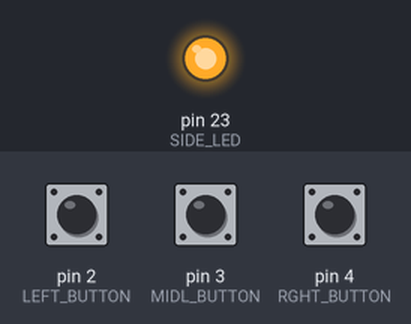
Bench run of a sketch on a simulated Arduino Leonardo, built with avr-gcc and run on an emulated ATmega32U4. Parts: output pins drawn as LEDs (lit = HIGH). The test bench sets the inputs (shaded band); at power-on: pin 2 (LEFT_BUTTON) HIGH, pin 3 (MIDL_BUTTON) HIGH, pin 4 (RGHT_BUTTON) HIGH. USB keyboard and mouse output is not drawn.

Above: at 1.2 s.
1.3 s: pin 2 (LEFT_BUTTON) pulled LOW for 0.15 s
At 1.7 s:
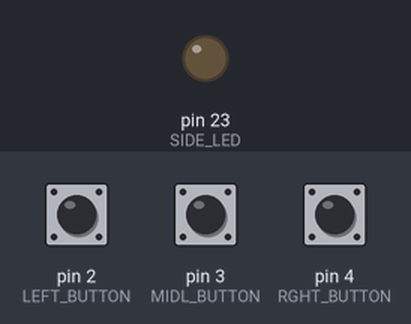
3.3 s: pin 2 (LEFT_BUTTON) pulled LOW for 3.2 s
At 7.8 s:
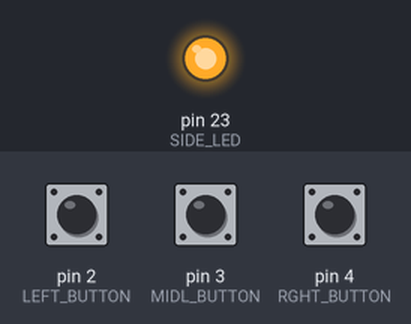
8.2 s: pin 3 (MIDL_BUTTON) pulled LOW for 3.2 s
At 8.9 s:
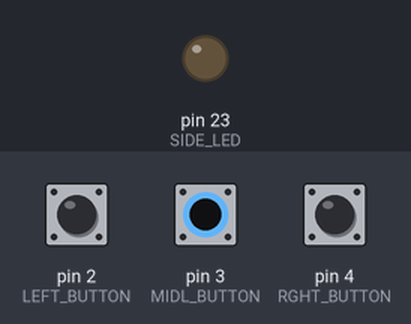
Timing chart, 0 to 13.2 s (numbered marks = the images above; inputs shaded):
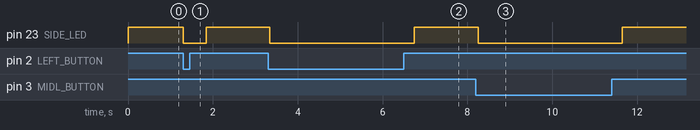

Measured:
- after the input at 1.3 s, pin 23 (SIDE_LED): HIGH → LOW at once, → HIGH 0.55 s later
- after the input at 3.3 s, pin 23 (SIDE_LED): HIGH → LOW after 0.05 s, → HIGH 3.4 s later
- after the input at 8.2 s, pin 23 (SIDE_LED): HIGH → LOW after 0.05 s, → HIGH 3.4 s later

The sketch:

main.ino
```cpp
#include <Keyboard.h>
#include "pass.h"

const int LEFT_BUTTON = 2;
const int MIDL_BUTTON = 3;
const int RGHT_BUTTON = 4;

const int SIDE_LED = 23;

void setup() {
  pinMode(LEFT_BUTTON, INPUT_PULLUP);
  pinMode(MIDL_BUTTON, INPUT_PULLUP);
  pinMode(RGHT_BUTTON, INPUT_PULLUP);
  pinMode(SIDE_LED, OUTPUT);

  Keyboard.begin();
  Keyboard.releaseAll();
  digitalWrite(SIDE_LED, HIGH);
}

void printPassword(const char* password) {
  for (size_t i = 0; i < strlen(password); i++) {
    switch (password[i]) {
      case '#': // damned octothorpe
        Keyboard.press(KEY_RIGHT_ALT);
        Keyboard.press('3');
        break;
      default:
        Keyboard.press(password[i]);
    }
    delay(5);
    Keyboard.releaseAll();
    delay(10);
  }
}

void testKey(const int pin, const char* password) {
  if (digitalRead(pin) == LOW) {
    digitalWrite(SIDE_LED, LOW);

    printPassword(password);

    delay(250);
    while (digitalRead(pin) == LOW) { }
    delay(250);
    digitalWrite(SIDE_LED, HIGH);
  }
}

void loop() {
  delay(100);
  testKey(LEFT_BUTTON, PASS1);
  testKey(MIDL_BUTTON, PASS2);
  testKey(RGHT_BUTTON, PASS3);
}
```

pass.h
```cpp
const char* PASS1 = "...";
const char* PASS2 = "%%%";
const char* PASS3 = "!!!";
```
